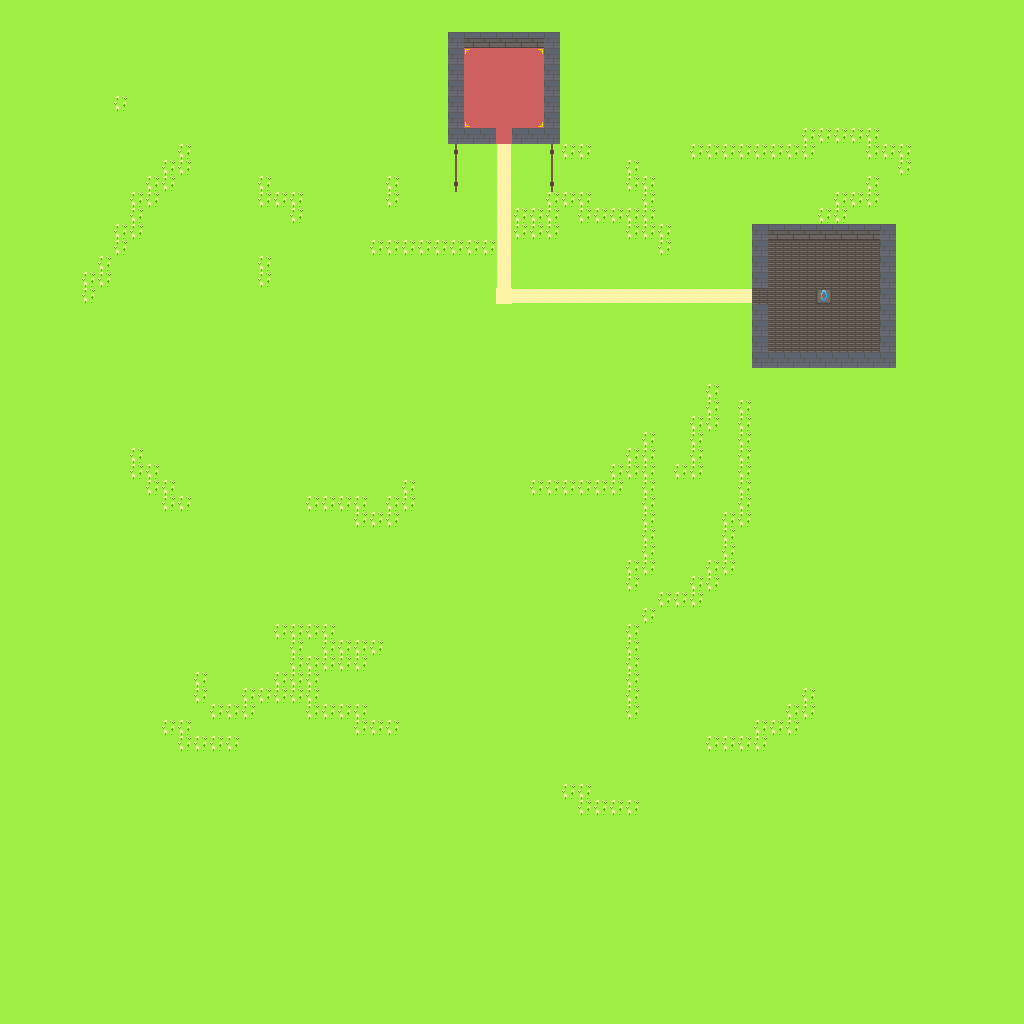

A 2D game scene composited from a Tiled map and its tileset images. What follows is a short description and the map's XML, with each tile layer's data collapsed to a summary:
An orthogonal 64x64 tile map with 16x16 px tiles, 1 tile layer (Tile Layer 1).

<map version="1.0" orientation="orthogonal" renderorder="right-down" width="64" height="64" tilewidth="16" tileheight="16" nextobjectid="1">
 <tileset firstgid="1" name="i_spritesheet" tilewidth="16" tileheight="16" tilecount="64" columns="8">
  <image source="../spritesheets/i_spritesheet.png" trans="ff00ff" width="128" height="128" />
 </tileset>
 <layer name="Tile Layer 1" width="64" height="64">
  <data>[4096 cells, 4096 non-empty, 16 distinct tile ids]</data>
 </layer>
</map>
